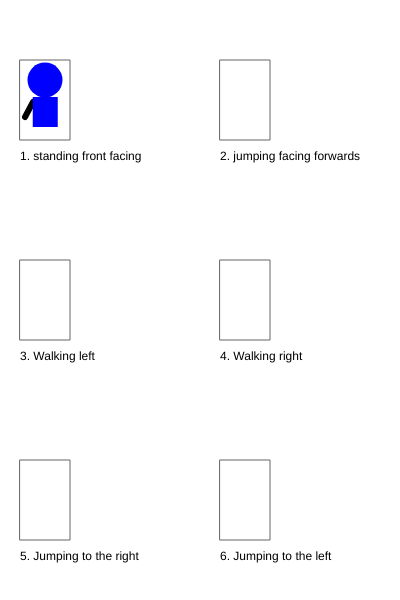
Frame 1 (no input)
Frame 60 (no input): identical to frame 1, image omitted
Frame 120 (the mouse pressed at the canvas centre since frame 60): identical to frame 1, image omitted

The p5.js sketch that drew this single still picture (run headless with seeded random() and noise() and a simulated clock; from frame 60 on, the mouse is pressed at the canvas centre):

// p5.js sketch
// ── sketch.js
/*

The Game Project

2 - Game character

Use p5 drawing functions such as rect, ellipse, line, triangle and
point to draw the different states of your game character.

Write the code so that your character appears inside the box for each
state.

IMPORTANT: For each box the variables gameChar_x & gameChar_y are set to the bottom
center of the box. You must combine these variables with arithmetic to
determine the position of each shape that you draw. This will later allow
you to adjust the position of your game character.

Each state is worth two marks:

//standing front facing = 2
//jumping facing forwards = 2
//walking left = 2
//walking right = 2
//jumping left and jumping right = 2

0 marks = not a reasonable attempt
1 mark = attempted but it lacks detail and you didn't use gameChar_x and gameChar_y correctly
2 marks = you've used a selction of shape functions and made consistent use of gameChar_x and gameChar_y

WARNING: Do not get too carried away. If you're character takes more than 5 lines
of code to draw then you've probably over done it.

** Only submit your sketch.js **

*/

var gameChar_x = 0;
var gameChar_y = 0;

function setup()
{
	createCanvas(400, 600);
}

function draw()
{
	background(255);

	//Standing, facing frontwards

	stroke(100);
	noFill();
	rect(20, 60, 50, 80);
	noStroke();
	fill(0);
	text("1. standing front facing", 20, 160);

	gameChar_x = 45;
	gameChar_y = 137;
	//Add your code here ...
	fill(0,0,255);
	ellipse(gameChar_x,gameChar_y-57,35);
	strokeWeight(6);
	stroke(0);
	line(gameChar_x-12,gameChar_y-35,gameChar_x-20,gameChar_y-20);
	noStroke();
	strokeWeight(1);
	rect(gameChar_x-12.25,gameChar_y-40,25,30);

	//Jumping facing forwards
	stroke(100);
	noFill();
	rect(220, 60, 50, 80);
	noStroke();
	fill(0);
	text("2. jumping facing forwards", 220, 160);

	gameChar_x = 245;
	gameChar_y = 137;
	//Add your code here ...


	//Walking, turned left
	stroke(100);
	noFill();
	rect(20, 260, 50, 80);
	noStroke();
	fill(0);
	text("3. Walking left", 20, 360);

	gameChar_x = 45;
	gameChar_y = 337;
	//Add your code here ...


	//Walking, turned right
	stroke(100);
	noFill();
	rect(220, 260, 50, 80);
	noStroke();
	fill(0);
	text("4. Walking right", 220, 360);

	gameChar_x = 245;
	gameChar_y = 337;
	//Add your code here ...


	//Jumping right
	stroke(100);
	noFill();
	rect(20, 460, 50, 80);
	noStroke();
	fill(0);
	text("5. Jumping to the right", 20, 560);

	gameChar_x = 45;
	gameChar_y = 537;
	//Add your code here ...


	//Jumping to the left
	stroke(100);
	noFill();
	rect(220, 460, 50, 80);
	noStroke();
	fill(0);
	text("6. Jumping to the left", 220, 560);

	gameChar_x = 245;
	gameChar_y = 537;
	//Add your code here ...

}
